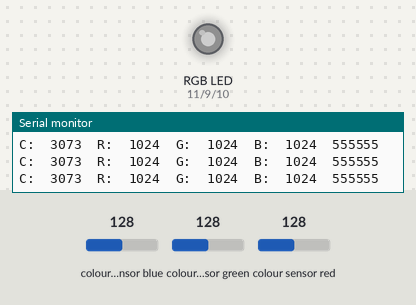
Bench run of a sketch on a simulated Arduino Uno, built with avr-gcc and run on an emulated ATmega328P. On the bench: an RGB LED mixed from three pins (HIGH = lit), the last lines printed to the serial monitor. The test bench sets the inputs (shaded band); at power-on: colour sensor blue 128, colour sensor green 128, colour sensor red 128. Dim RGB values are drawn brighter than linear.

Above: at 1.2 s.
1.3 s: colour sensor blue set to 5
At 2.5 s:
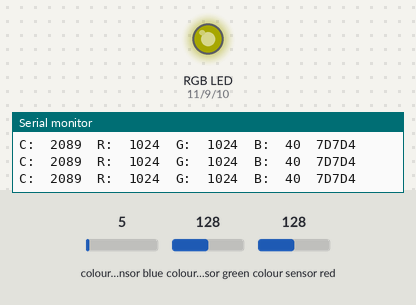
2.8 s: colour sensor green set to 5
At 3.7 s:
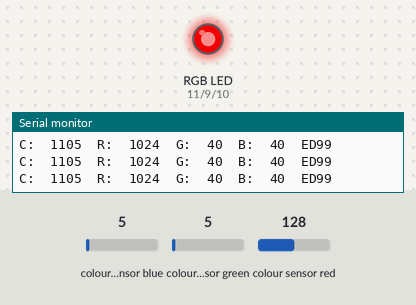
4.3 s: colour sensor red set to 64
At 5.4 s:
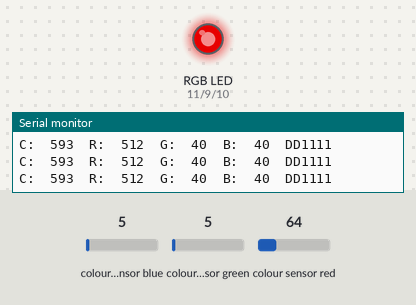
5.8 s: colour sensor blue set to 7
At 6.4 s:
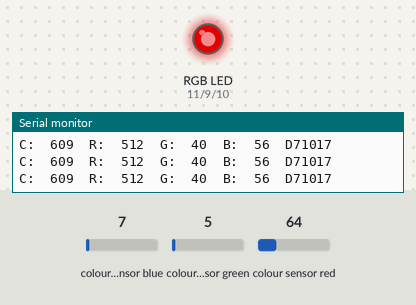
7.8 s: colour sensor blue set to 10
At 8.2 s:
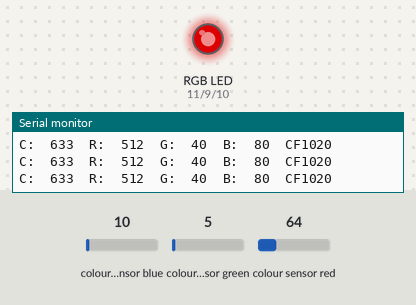
9.4 s: colour sensor green set to 8
At 10.4 s:
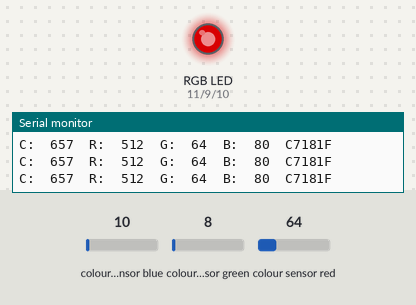
10.9 s: colour sensor green set to 11
Timing chart, 0 to 13.4 s (numbered marks = the images above; inputs shaded):
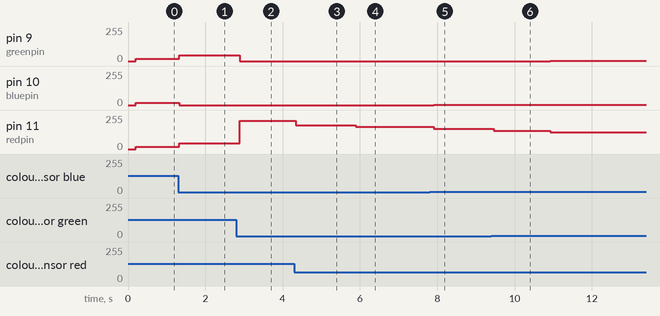

Measured:
- after the input at 1.3 s, pin 9 (greenpin), pin 11 (redpin): 16/255 → 42/255 at once; pin 10 (bluepin): 16/255 → 0/255 at once
- after the input at 2.8 s, pin 9 (greenpin): 42/255 → 0/255 after 0.09 s; pin 11 (redpin): 42/255 → 212/255 after 0.09 s
- after the input at 4.3 s, pin 11 (redpin): 212/255 → 178/255 at once
- after the input at 5.8 s, pin 11 (redpin): 178/255 → 166/255 after 0.10 s
- after the input at 7.8 s, pin 10 (bluepin): 0/255 → 1/255 after 0.11 s; pin 11 (redpin): 166/255 → 151/255 after 0.11 s
- after the input at 9.4 s, pin 11 (redpin): 151/255 → 137/255 after 0.07 s
- after the input at 10.9 s, pin 9 (greenpin): 0/255 → 1/255 at once; pin 11 (redpin): 137/255 → 125/255 at once

The sketch:

led1.ino
```cpp
/*
 * Adafruit TCS34725 RGB Sensor Demo Code
 *
 * learnelectronics
 * 2 MAR 2018
 *
 * www.youtube.com/c/learnelectronics
 * www.patreon.com/learnelectronics
 * paypal.me/learnelectronics
 *
 * adapted from code by Adafruit
 */


#include <Wire.h>                                                 //include the I2C library to communicate with the sensor
#include "Adafruit_TCS34725.h"                                    //include the sensor library


#define redpin 11                                                  //pwm output for RED anode use 1K resistor
#define greenpin 9                                                //pwm output for GREEN anode use 2K resistor
#define bluepin 10                                                 //pwm output for BLUE anode use 1K resistor


#define commonAnode false                                         // set to false if using a common cathode LED


byte gammatable[256];                                             // our RGB -> eye-recognized gamma color

                                                                  //Create an instance of the TCS34725 Sensor
Adafruit_TCS34725 tcs = Adafruit_TCS34725(TCS34725_INTEGRATIONTIME_50MS, TCS34725_GAIN_4X);

void setup() {
  Serial.begin(9600);                                             //Sart serial comms @ 9600 (you can change this)
  Serial.println("Color View Test");                              //Title info

  if (tcs.begin()) {                                              //if the sensor starts correctly
    Serial.println("Found sensor");                               //print the happy message
  } else {                                                        //if the sensor starts incorrectly
    Serial.println("No TCS34725 found ... check your connections");//print the not so happy message
    while (1); // halt!
  }


  pinMode(redpin, OUTPUT);                                         //set redpin for output
  pinMode(greenpin, OUTPUT);                                       //set greenpin for output
  pinMode(bluepin, OUTPUT);                                        //set bluepin for output

                                                                   // thanks PhilB for this gamma table!
                                                                   // it helps convert RGB colors to what humans see
  for (int i=0; i<256; i++) {
    float x = i;
    x /= 255;
    x = pow(x, 2.5);
    x *= 255;

    if (commonAnode) {
      gammatable[i] = 255 - x;
    } else {
      gammatable[i] = x;
    }
                                                                   //Serial.println(gammatable[i]);
  }
}


void loop() {
  uint16_t clear, red, green, blue;                                 //declare variables for the colors

  tcs.setInterrupt(false);                                          // turn on LED

  delay(60);                                                        // takes 50ms to read

  tcs.getRawData(&red, &green, &blue, &clear);                      //read the sensor

  tcs.setInterrupt(true);                                           // turn off LED

  Serial.print("C:\t"); Serial.print(clear);                        //print color values
  Serial.print("\tR:\t"); Serial.print(red);
  Serial.print("\tG:\t"); Serial.print(green);
  Serial.print("\tB:\t"); Serial.print(blue);

                                                                    // Figure out some basic hex code for visualization
  uint32_t sum = clear;
  float r, g, b;
  r = red; r /= sum;
  g = green; g /= sum;
  b = blue; b /= sum;
  r *= 256; g *= 256; b *= 256;
  Serial.print("\t");
  Serial.print((int)r, HEX); Serial.print((int)g, HEX); Serial.print((int)b, HEX);
  Serial.println();

                                                                    //Serial.print((int)r ); Serial.print(" "); Serial.print((int)g);Serial.print(" ");  Serial.println((int)b );

  analogWrite(redpin, gammatable[(int)r]);                          //light red led as per calculation
  analogWrite(greenpin, gammatable[(int)g]);                        //light green led as per calculation
  analogWrite(bluepin, gammatable[(int)b]);                         //light blue led as per calculation
}
```
